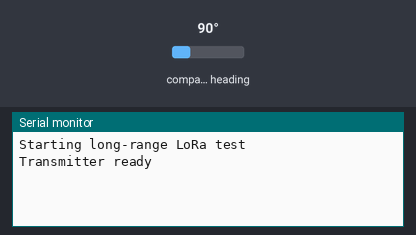
Bench run of a sketch on a simulated ESP32. On the bench: the last lines printed to the serial monitor. Wiring (inferred from the names in the program): QMC5883L compass at I2C address 0x0D. The inputs (shaded band) are chosen by the test bench; at power-on: compass heading 90°. No radio packets arrive unless stated.

Above: at 2.2 s.
2.3 s: compass heading set to 7°
At 4.6 s:
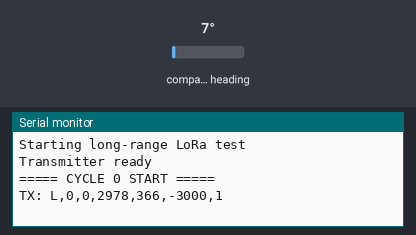
5.5 s: compass heading set to 90°
At 6.2 s:
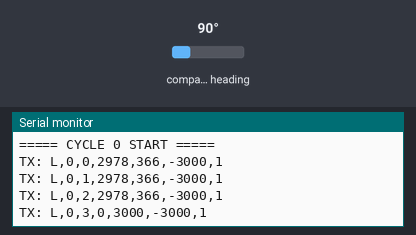
Timing chart, 0 to 8.5 s (numbered marks = the images above; inputs shaded):
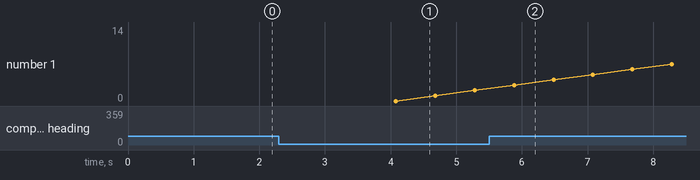

Measured:
- after the input at 2.3 s, the serial monitor: prints a new line after 1.8 s (image 1)
- after the input at 5.5 s, the serial monitor: prints a new line after 0.38 s (image 2)

The sketch:

LoRa_Transmitter.ino
```cpp
#include <SPI.h>
#include <LoRa.h>
#include <Wire.h>

// =====================================
// LoRa hardware configuration
// =====================================

#define LORA_SS    5
#define LORA_RST   14
#define LORA_DIO0  26
#define LORA_FREQ  923E6

// GY-271 (QMC5883L)
#define QMC_ADDR 0x0D

// =====================================
// Experimental parameters
// =====================================

const uint32_t ACTIVE_MS = 60000UL;
const uint32_t IDLE_MS = 60000UL;
const uint32_t CYCLE_MS = ACTIVE_MS + IDLE_MS;

const uint16_t PACKETS_PER_CYCLE = 100;
const uint32_t INTERVAL_MS =
    ACTIVE_MS / PACKETS_PER_CYCLE;  // 600 ms

uint32_t experimentStart;
uint32_t currentCycle = UINT32_MAX;

int lastSentSeq = -1;
uint16_t successfulTx = 0;
bool idleAnnounced = false;

// =====================================
// GY-271 functions
// =====================================

bool writeRegister(byte reg, byte value) {
  Wire.beginTransmission(QMC_ADDR);
  Wire.write(reg);
  Wire.write(value);
  return Wire.endTransmission() == 0;
}

bool readMagnetometer(int16_t &x,
                      int16_t &y,
                      int16_t &z) {

  Wire.beginTransmission(QMC_ADDR);
  Wire.write(0x00);

  if (Wire.endTransmission(false) != 0)
    return false;

  if (Wire.requestFrom((uint8_t)QMC_ADDR,
                       (uint8_t)6) != 6)
    return false;

  uint8_t xl = Wire.read();
  uint8_t xh = Wire.read();
  uint8_t yl = Wire.read();
  uint8_t yh = Wire.read();
  uint8_t zl = Wire.read();
  uint8_t zh = Wire.read();

  x = (int16_t)(((uint16_t)xh << 8) | xl);
  y = (int16_t)(((uint16_t)yh << 8) | yl);
  z = (int16_t)(((uint16_t)zh << 8) | zl);

  return true;
}

// =====================================
// Transmit one numbered packet
// =====================================

void sendPacket(uint32_t cycle, uint16_t seq) {

  int16_t x = 0, y = 0, z = 0;

  bool sensorOK = readMagnetometer(x, y, z);

  // Format:
  // L,cycle,sequence,X,Y,Z,sensor_valid

  char payload[100];

  snprintf(payload, sizeof(payload),
           "L,%lu,%u,%d,%d,%d,%u",
           (unsigned long)cycle,
           (unsigned int)seq,
           (int)x, (int)y, (int)z,
           sensorOK ? 1U : 0U);

  if (!LoRa.beginPacket()) {
    Serial.println("Packet start failed");
    return;
  }

  LoRa.print(payload);

  if (LoRa.endPacket() == 1) {
    successfulTx++;

    Serial.print("TX: ");
    Serial.println(payload);
  } else {
    Serial.println("Packet transmission failed");
  }
}

// =====================================
// Setup
// =====================================

void setup() {

  Serial.begin(115200);
  delay(1000);

  Serial.println("Starting long-range LoRa test");

  // GY-271 setup
  Wire.begin(21, 22);
  Wire.setClock(100000);

  bool sensorReady =
      writeRegister(0x0B, 0x01) &&
      writeRegister(0x09, 0x15);

  if (!sensorReady) {
    Serial.println("GY-271 setup failed!");
    while (true) delay(1000);
  }

  // LoRa setup
  SPI.begin(18, 19, 23, LORA_SS);
  LoRa.setPins(LORA_SS, LORA_RST, LORA_DIO0);

  if (!LoRa.begin(LORA_FREQ)) {
    Serial.println("LoRa initialization failed!");
    while (true) delay(1000);
  }

  // Modtronix inAir9 RFO output
  LoRa.setTxPower(5, PA_OUTPUT_RFO_PIN);

  LoRa.setSpreadingFactor(7);
  LoRa.setSignalBandwidth(125E3);
  LoRa.setCodingRate4(5);
  LoRa.setSyncWord(0x12);
  LoRa.enableCrc();

  Serial.println("Transmitter ready");

  // Begin the first burst after 3 seconds
  experimentStart = millis() + 3000UL;
}

// =====================================
// Main loop
// =====================================

void loop() {

  // Wait for initial experiment start
  if ((int32_t)(millis() - experimentStart) < 0)
    return;

  uint32_t elapsed = millis() - experimentStart;

  uint32_t cycle = elapsed / CYCLE_MS;
  uint32_t phase = elapsed % CYCLE_MS;

  // Detect a new cycle
  if (cycle != currentCycle) {

    currentCycle = cycle;
    lastSentSeq = -1;
    successfulTx = 0;
    idleAnnounced = false;

    Serial.println();
    Serial.print("===== CYCLE ");
    Serial.print(cycle);
    Serial.println(" START =====");
  }

  // First 60 seconds: transmission
  if (phase < ACTIVE_MS) {

    int targetSeq = phase / INTERVAL_MS;

    if (targetSeq < PACKETS_PER_CYCLE &&
        targetSeq > lastSentSeq) {

      // If a slot was skipped, it is not retransmitted
      lastSentSeq = targetSeq;

      sendPacket(cycle, targetSeq);
    }
  }

  // Next 60 seconds: idle
  else {

    if (!idleAnnounced) {

      idleAnnounced = true;

      // Put radio into standby during idle
      LoRa.idle();

      Serial.println();
      Serial.print("Cycle ");
      Serial.print(cycle);
      Serial.println(" transmission finished");

      Serial.print("Successful local TX: ");
      Serial.print(successfulTx);
      Serial.print("/");
      Serial.println(PACKETS_PER_CYCLE);

      Serial.println("60-second idle period");
      Serial.println("Move receiver now.");
    }
  }

  delay(2);
}
```
